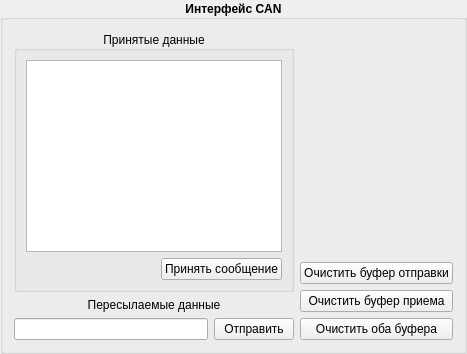
         <widget class="QGroupBox" name="groupBox_21">
          <property name="maximumSize">
           <size>
            <width>16777215</width>
            <height>500</height>
           </size>
          </property>
          <property name="font">
           <font>
            <weight>75</weight>
            <bold>true</bold>
           </font>
          </property>
          <property name="title">
           <string>Интерфейс CAN</string>
          </property>
          <property name="alignment">
           <set>Qt::AlignCenter</set>
          </property>
          <layout class="QGridLayout" name="gridLayout_33">
           <item row="0" column="0">
            <widget class="QGroupBox" name="groupBox_22">
             <property name="font">
              <font>
               <weight>50</weight>
               <bold>false</bold>
              </font>
             </property>
             <property name="title">
              <string>Принятые данные</string>
             </property>
             <property name="alignment">
              <set>Qt::AlignCenter</set>
             </property>
             <layout class="QGridLayout" name="gridLayout_35">
              <item row="1" column="1">
               <widget class="QPushButton" name="pushButton_22">
                <property name="maximumSize">
                 <size>
                  <width>200</width>
                  <height>16777215</height>
                 </size>
                </property>
                <property name="font">
                 <font>
                  <weight>50</weight>
                  <bold>false</bold>
                 </font>
                </property>
                <property name="text">
                 <string>Принять сообщение</string>
                </property>
               </widget>
              </item>
              <item row="1" column="0">
               <spacer name="horizontalSpacer_13">
                <property name="orientation">
                 <enum>Qt::Horizontal</enum>
                </property>
                <property name="sizeHint" stdset="0">
                 <size>
                  <width>40</width>
                  <height>20</height>
                 </size>
                </property>
               </spacer>
              </item>
              <item row="0" column="0" colspan="2">
               <widget class="QTextEdit" name="tech_buf_2"/>
              </item>
             </layout>
            </widget>
           </item>
           <item row="1" column="0">
            <layout class="QGridLayout" name="gridLayout_27">
             <item row="1" column="0">
              <widget class="QLineEdit" name="str_tech_2">
               <property name="font">
                <font>
                 <weight>50</weight>
                 <bold>false</bold>
                </font>
               </property>
              </widget>
             </item>
             <item row="1" column="1">
              <widget class="QPushButton" name="pushButton_send_tech_2">
               <property name="font">
                <font>
                 <weight>50</weight>
                 <bold>false</bold>
                </font>
               </property>
               <property name="text">
                <string>Отправить</string>
               </property>
              </widget>
             </item>
             <item row="0" column="0" colspan="2">
              <widget class="QLabel" name="label_125">
               <property name="font">
                <font>
                 <weight>50</weight>
                 <bold>false</bold>
                </font>
               </property>
               <property name="text">
                <string>Пересылаемые данные</string>
               </property>
               <property name="alignment">
                <set>Qt::AlignCenter</set>
               </property>
              </widget>
             </item>
            </layout>
           </item>
           <item row="0" column="1" rowspan="2" colspan="2">
            <layout class="QGridLayout" name="gridLayout_28">
             <item row="4" column="0">
              <widget class="QPushButton" name="tech_clear_buf_4">
               <property name="font">
                <font>
                 <weight>50</weight>
                 <bold>false</bold>
                </font>
               </property>
               <property name="text">
                <string>Очистить оба буфера</string>
               </property>
              </widget>
             </item>
             <item row="3" column="0">
              <widget class="QPushButton" name="tech_clear_in_4">
               <property name="font">
                <font>
                 <weight>50</weight>
                 <bold>false</bold>
                </font>
               </property>
               <property name="text">
                <string>Очистить буфер приема</string>
               </property>
              </widget>
             </item>
             <item row="2" column="0">
              <widget class="QPushButton" name="tech_clear_out_4">
               <property name="font">
                <font>
                 <weight>50</weight>
                 <bold>false</bold>
                </font>
               </property>
               <property name="text">
                <string>Очистить буфер отправки</string>
               </property>
              </widget>
             </item>
             <item row="0" column="0">
              <spacer name="verticalSpacer_2">
               <property name="orientation">
                <enum>Qt::Vertical</enum>
               </property>
               <property name="sizeHint" stdset="0">
                <size>
                 <width>20</width>
                 <height>40</height>
                </size>
               </property>
              </spacer>
             </item>
            </layout>
           </item>
          </layout>
         </widget>
